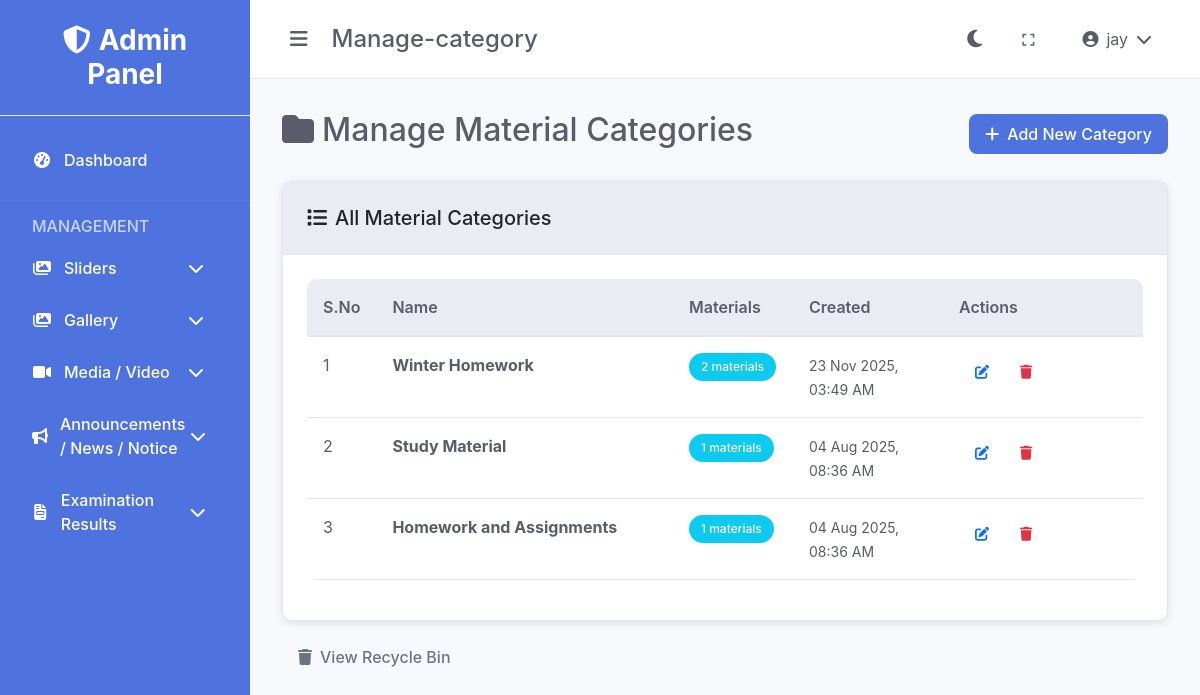
The app's page /materials/manage-category.php (signed in) with its own data.
### tables this page shows
CREATE TABLE IF NOT EXISTS `material_types` (
  `id` int(11) NOT NULL AUTO_INCREMENT,
  `name` char(255) NOT NULL,
  `status` enum('active','inactive') DEFAULT 'active',
  `created_at` timestamp NOT NULL DEFAULT CURRENT_TIMESTAMP,
  PRIMARY KEY (`id`)
);

### includes/functions.php (called while the page is built, shortened)
<?php
function getBaseUrl() {
    $protocol = isset($_SERVER['HTTPS']) && $_SERVER['HTTPS'] === 'on' ? 'https' : 'http';
    $host = $_SERVER['HTTP_HOST'];
    $scriptPath = $_SERVER['SCRIPT_NAME'];
    $adminPanelPos = strpos($scriptPath, '/control-dashboard');
    if ($adminPanelPos !== false) {
        $basePath = substr($scriptPath, 0, $adminPanelPos + strlen('/control-dashboard'));
        $path = substr($basePath, 0, $adminPanelPos);
    } else {
        $path = '';
    }
    return $protocol . '://' . $host . $path;
}
function getAssetUrl($path = '') {
    $baseUrl = getBaseUrl();
    $adminPath = '/control-dashboard';
    $path = ltrim($path, '/');
    return $baseUrl . $adminPath . '/assets/' . $path;
}
function formatDate($date) {
    return date('d M Y, h:i A', strtotime($date));
}
?>

### materials/manage-category.php (the view, shortened to what this page needs)
<?php
require_once '../config/database.php';
require_once '../includes/functions.php';
$sql = "SELECT mt.*, COUNT(m.id) as material_count FROM material_types mt
        LEFT JOIN materials m ON mt.id = m.type_id
        GROUP BY mt.id
        ORDER BY mt.created_at DESC";
$result = $conn->query($sql);
$categories = $result->fetch_all(MYSQLI_ASSOC);
?>
<!DOCTYPE html>
<html lang="en">
<head>
    <link href="https://cdn.jsdelivr.net/npm/bootstrap@5.3.0/dist/css/bootstrap.min.css" rel="stylesheet">
    <link href="https://cdnjs.cloudflare.com/ajax/libs/font-awesome/6.4.0/css/all.min.css" rel="stylesheet">
    <link href="<?php echo getAssetUrl('css/style.css'); ?>" rel="stylesheet">
</head>
<body data-theme="light">
    <div class="admin-layout">
        <?php include '../includes/sidebar.php'; ?>
        <div class="main-content">
            <?php include '../includes/header.php'; ?>
            <div class="content">
                <div class="d-flex justify-content-between align-items-center mb-4">
                    <h2><i class="fas fa-folder me-2"></i>Manage Material Categories</h2>
                    <a href="add-category.php" class="btn btn-primary">
                        <i class="fas fa-plus me-2"></i>Add New Category
                    </a>
                </div>
                <div class="card">
                    <div class="card-header">
                        <h5 class="mb-0"><i class="fas fa-list me-2"></i>All Material Categories</h5>
                    </div>
                    <div class="card-body">
                        <?php if (empty($categories)): ?>
                            <div class="text-center py-5">
                                <i class="fas fa-folder fa-3x text-muted mb-3"></i>
                                <h5 class="text-muted">No material categories found</h5>
                                <p class="text-muted">Start by adding your first material category.</p>
                                <a href="add-category.php" class="btn btn-primary">
                                    <i class="fas fa-plus me-2"></i>Add First Category
                                </a>
                            </div>
                        <?php else: ?>
                            <div class="table-responsive">
                                <table class="table table-hover">
                                    <thead>
                                        <tr>
                                            <th width="50">S.No</th>
                                            <th>Name</th>
                                            <th width="120">Materials</th>
                                            <th width="150">Created</th>
                                            <th width="200">Actions</th>
                                        </tr>
                                    </thead>
                                    <tbody>
                                        <?php foreach ($categories as $index => $category): ?>
                                            <tr>
                                                <td><?php echo $index + 1; ?></td>
                                                <td>
                                                    <strong><?php echo htmlspecialchars($category['name']); ?></strong>
                                                </td>
                                                <td>
                                                    <span class="badge bg-info"><?php echo $category['material_count']; ?> materials</span>
                                                </td>
                                                <td>
                                                    <small class="text-muted">
                                                        <?php echo formatDate($category['created_at']); ?>
                                                    </small>
                                                </td>
                                                <td>
                                                    <div class="btn-group" role="group">
                                                        <a href="edit-category.php?id=<?php echo $category['id']; ?>"
                                                           class="btn btn-sm btn-outline-primary"
                                                           title="Edit">
                                                            <i class="fas fa-edit"></i>
                                                        </a>
                                                        <a href="?delete=<?php echo $category['id']; ?>"
                                                           class="btn btn-sm btn-outline-danger"
                                                           title="Delete"
                                                           onclick="return confirm('Are you sure you want to delete this category? It will be moved to recycle bin.')">
                                                            <i class="fas fa-trash"></i>
                                                        </a>
                                                    </div>
                                                </td>
                                            </tr>
                                        <?php endforeach; ?>
                                    </tbody>
                                </table>
                            </div>
                        <?php endif; ?>
                    </div>
                </div>
                <div class="mt-3">
                    <a href="recycle.php" class="btn btn-outline-secondary">
                        <i class="fas fa-trash me-2"></i>View Recycle Bin
                    </a>
                </div>
            </div>
        </div>
    </div>
</body>
</html>

### assets/css/style.css (style rules this page uses)
:root { --primary-color: #4e73df; --secondary-color: #858796; --success-color: #1cc88a; --info-color: #36b9cc; --warning-color: #f6c23e; --danger-color: #e74a3b; --light-color: #f8f9fc; --dark-color: #5a5c69; --sidebar-width: 250px; --header-height: 60px; --transition-speed: 0.3s; }
[data-theme="light"] { --bg-primary: #ffffff; --bg-secondary: #f8f9fc; --bg-tertiary: #eaecf4; --text-primary: #5a5c69; --text-secondary: #858796; --border-color: #e3e6f0; --card-bg: #ffffff; --sidebar-bg: #4e73df; --header-bg: #ffffff; }
* { margin: 0; padding: 0; box-sizing: border-box; }
body { font-family: 'Nunito', -apple-system, BlinkMacSystemFont, 'Segoe UI', Roboto, sans-serif; background-color: var(--bg-secondary); color: var(--text-primary); transition: background-color var(--transition-speed), color var(--transition-speed); }
.admin-layout { display: flex; min-height: 100vh; }
.main-content { flex: 1; margin-left: var(--sidebar-width); transition: margin-left var(--transition-speed); }
.content { padding: 2rem; }
.card { background: var(--card-bg); border: 1px solid var(--border-color); border-radius: 10px; box-shadow: 0 2px 10px rgba(0, 0, 0, 0.1); transition: all 0.3s ease; }
.card-header { background: var(--bg-tertiary); border-bottom: 1px solid var(--border-color); padding: 1.5rem; border-radius: 10px 10px 0 0; }
.card-body { padding: 1.5rem; }
.btn { border-radius: 8px; font-weight: 500; padding: 0.5rem 1rem; transition: all 0.3s ease; border: none; }
.btn-primary { background: var(--primary-color); color: white; }
.table { background: var(--card-bg); border-radius: 10px; overflow: hidden; }
.table th { background: var(--bg-tertiary); border-bottom: 2px solid var(--border-color); color: var(--text-primary); font-weight: 600; padding: 1rem; }
.table td { padding: 1rem; border-bottom: 1px solid var(--border-color); color: var(--text-primary); }
.badge { padding: 0.5rem 0.75rem; border-radius: 20px; font-weight: 500; }

### records on screen
material_types: name "Winter Homework", material_count "2", created_at "23 Nov 2025, 03:49 AM"
material_types: name "Study Material", material_count "1", created_at "04 Aug 2025, 08:36 AM"
material_types: name "Homework and Assignments", material_count "1", created_at "04 Aug 2025, 08:36 AM"

### other values on screen
basename($_SERVER['PHP_SELF'], '.php') "Manage-category"
$_SESSION['full_name'] "jay"
